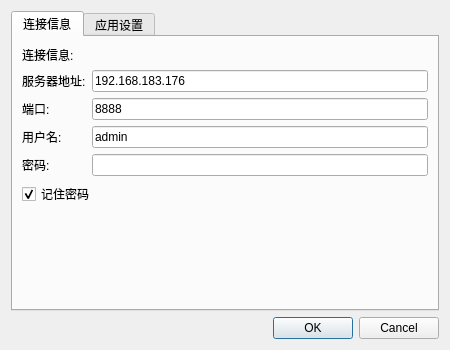
<?xml version="1.0" encoding="UTF-8"?>
<ui version="4.0">
 <class>SettingsDialog</class>
 <widget class="QDialog" name="SettingsDialog">
  <property name="geometry">
   <rect>
    <x>0</x>
    <y>0</y>
    <width>450</width>
    <height>350</height>
   </rect>
  </property>
  <property name="windowTitle">
   <string>系统设置</string>
  </property>
  <layout class="QVBoxLayout" name="verticalLayout">
   <item>
    <widget class="QTabWidget" name="tabWidget">
     <property name="currentIndex">
      <number>0</number>
     </property>
     <widget class="QWidget" name="tabConnect">
      <attribute name="title">
       <string>连接信息</string>
      </attribute>
      <layout class="QFormLayout" name="formLayout">
       <item row="0" column="0" colspan="2">
        <widget class="QLabel" name="label">
         <property name="text">
          <string>连接信息:</string>
         </property>
        </widget>
       </item>
       <item row="1" column="0">
        <widget class="QLabel" name="label_2">
         <property name="text">
          <string>服务器地址:</string>
         </property>
        </widget>
       </item>
       <item row="1" column="1">
        <widget class="QLineEdit" name="editServerIp">
         <property name="text">
          <string>192.168.183.176</string>
         </property>
        </widget>
       </item>
       <item row="2" column="0">
        <widget class="QLabel" name="label_3">
         <property name="text">
          <string>端口:</string>
         </property>
        </widget>
       </item>
       <item row="2" column="1">
        <widget class="QLineEdit" name="editPort">
         <property name="text">
          <string>8888</string>
         </property>
        </widget>
       </item>
       <item row="3" column="0">
        <widget class="QLabel" name="label_4">
         <property name="text">
          <string>用户名:</string>
         </property>
        </widget>
       </item>
       <item row="3" column="1">
        <widget class="QLineEdit" name="editUsername">
         <property name="text">
          <string>admin</string>
         </property>
        </widget>
       </item>
       <item row="4" column="0">
        <widget class="QLabel" name="label_5">
         <property name="text">
          <string>密码:</string>
         </property>
        </widget>
       </item>
       <item row="4" column="1">
        <widget class="QLineEdit" name="editPassword">
         <property name="echoMode">
          <enum>QLineEdit::Password</enum>
         </property>
        </widget>
       </item>
       <item row="5" column="0" colspan="2">
        <widget class="QCheckBox" name="checkRemember">
         <property name="text">
          <string>记住密码</string>
         </property>
         <property name="checked">
          <bool>true</bool>
         </property>
        </widget>
       </item>
      </layout>
     </widget>
     <widget class="QWidget" name="tabApp">
      <attribute name="title">
       <string>应用设置</string>
      </attribute>
      <layout class="QFormLayout" name="formLayout_2">
       <item row="0" column="0" colspan="2">
        <widget class="QLabel" name="label_6">
         <property name="text">
          <string>界面设置:</string>
         </property>
        </widget>
       </item>
       <item row="1" column="0">
        <widget class="QLabel" name="label_7">
         <property name="text">
          <string>监控刷新间隔:</string>
         </property>
        </widget>
       </item>
       <item row="1" column="1">
        <widget class="QSpinBox" name="spinRefreshInterval">
         <property name="minimum">
          <number>1</number>
         </property>
         <property name="maximum">
          <number>60</number>
         </property>
         <property name="value">
          <number>5</number>
         </property>
         <property name="suffix">
          <string> 秒</string>
         </property>
        </widget>
       </item>
       <item row="2" column="0" colspan="2">
        <widget class="QGroupBox" name="groupBox">
         <property name="title">
          <string>文件传输设置</string>
         </property>
         <layout class="QFormLayout" name="formLayout_3">
          <item row="0" column="0">
           <widget class="QLabel" name="label_8">
            <property name="text">
             <string>默认下载路径:</string>
            </property>
           </widget>
          </item>
          <item row="0" column="1">
           <widget class="QWidget" name="layoutWidget">
            <layout class="QHBoxLayout" name="horizontalLayout">
             <item>
              <widget class="QLineEdit" name="editDownloadPath">
               <property name="text">
                <string>./downloads</string>
               </property>
              </widget>
             </item>
             <item>
              <widget class="QPushButton" name="btnBrowse">
               <property name="text">
                <string>...</string>
               </property>
              </widget>
             </item>
            </layout>
           </widget>
          </item>
          <item row="1" column="0">
           <widget class="QLabel" name="label_9">
            <property name="text">
             <string>传输超时:</string>
            </property>
           </widget>
          </item>
          <item row="1" column="1">
           <widget class="QSpinBox" name="spinTimeout">
            <property name="minimum">
             <number>10</number>
            </property>
            <property name="maximum">
             <number>300</number>
            </property>
            <property name="value">
             <number>30</number>
            </property>
            <property name="suffix">
             <string> 秒</string>
            </property>
           </widget>
          </item>
         </layout>
        </widget>
       </item>
      </layout>
     </widget>
    </widget>
   </item>
   <item>
    <widget class="QDialogButtonBox" name="buttonBox">
     <property name="orientation">
      <enum>Qt::Horizontal</enum>
     </property>
     <property name="standardButtons">
      <set>QDialogButtonBox::Cancel|QDialogButtonBox::Ok</set>
     </property>
    </widget>
   </item>
  </layout>
 </widget>
 <resources/>
 <connections>
  <connection>
   <sender>buttonBox</sender>
   <signal>accepted()</signal>
   <receiver>SettingsDialog</receiver>
   <slot>accept()</slot>
   <hints>
    <hint type="sourcelabel">
     <x>227</x>
     <y>324</y>
    </hint>
    <hint type="destinationlabel">
     <x>227</x>
     <y>324</y>
    </hint>
   </hints>
  </connection>
  <connection>
   <sender>buttonBox</sender>
   <signal>rejected()</signal>
   <receiver>SettingsDialog</receiver>
   <slot>reject()</slot>
   <hints>
    <hint type="sourcelabel">
     <x>316</x>
     <y>324</y>
    </hint>
    <hint type="destinationlabel">
     <x>316</x>
     <y>324</y>
    </hint>
   </hints>
  </connection>
 </connections>
</ui>
